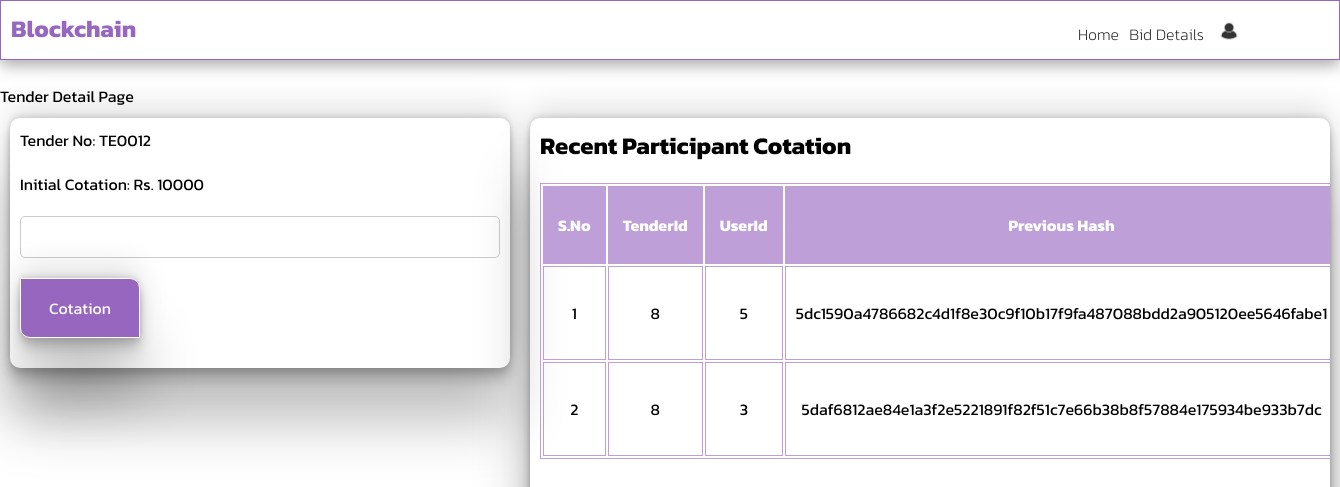
Screenshot of /viewBidDetails/8/ with the database file from the repository.
### eadmin/models.py (models this page shows)
class tender(models.Model):
    title = models.CharField(max_length=100,null=False, blank=False)
    started_at = models.DateTimeField()
    ended_at = models.DateTimeField()
    img = models.ImageField(upload_to=getFile,null=True,blank=True)
    created_at=models.DateTimeField(auto_now_add=True)
    tenderNo = models.CharField(max_length=100,null=False,blank=False)
    status=  models.BooleanField(default=True)
    initalCotation = models.CharField(max_length=100,null=False,blank=False,default=0)

class Blockchain(models.Model):
    tenderid= models.CharField(max_length=100,null=False, blank=False)
    previousHash = models.CharField(max_length=100,null=False, blank=False)
    currentHash = models.CharField(max_length=100,null=False, blank=False)
    data = models.JSONField(default=default_data)
    updated_at=models.DateTimeField(auto_now_add=True)

### eadmin/views.py (the view)
# urls.py: path("viewBidDetails/<int:tender_id>/",views.getBidDetails, name="viewBidDetails"),
def getBidDetails(request,tender_id):
    tenders=tender.objects.get(pk=tender_id)
    logger.warning(f"tender:{tenders}")
    request.tender_id = tender_id
    bl_block = isTenderCotatedByUser(tender_id)
    participant_info = getattr(request, 'participant_info', None)
    return render(request,'e-participant/tenderDetails.html',{'tenderDetails':tenders,'block_list': bl_block, 'participant_info': participant_info})

### eadmin/BlockchainMiddleWare.py (called while the page is built)
    def __call__(self, request):
        tender_id = request.GET.get('tender_id', None)  # Assuming the tenderid is passed via GET parameter
        block_list = None
        if tender_id:
            block_list = Blockchain.objects.filter(tenderid=tender_id)
            request.block_list = block_list
        else:
            request.block_list = None
        response = self.get_response(request)
        return response

### eadmin/tenderMiddleware.py (called while the page is built)
    def __call__(self, request):
        tenderList = None
        getTender = tender.objects.all()
        request.tenderList = getTender
        response = self.get_response(request)
        return response

### eadmin/views.py (called while the page is built)
def isTenderCotatedByUser(tender_id):
    blocks=Blockchain.objects.filter(tenderid=tender_id)
    cotation = []
    isactive =False
    for bb in blocks:
        obj = bb.data
        currentUserid = obj['data']['userid']
        cotation.append({'userid':currentUserid,'tenderid':bb.tenderid,'transaction':obj['data']['transaction'],'previousHash':bb.previousHash,'currentHash':bb.currentHash,'updated_at':bb.updated_at})
    print(cotation)
    return cotation

### templates/e-participant/tenderDetails.html (shortened to what this page needs)
{% extends 'e-participant/layout.html' %}
{% block content %}
    <p>Tender Detail Page</p>
    <div class="bl-container">
         <div class="card cotation-card ">
            <p>Tender No: {{ tenderDetails.tenderNo }}</p>
            <p>Initial Cotation: Rs. {{ tenderDetails.initalCotation }}</p>
            <form  method="post" action="{% url 'newCotation' %}">
                <input type="text" name="amount" class="form-control">
                <button type="submit" class="bl-btn wd-1">Cotation</button>
            </form>
        </div>
        <div class="card cotation-card wd ">
            <h2>Recent Participant Cotation </h2>
            <table>
                <thead>
                    <th>S.No</th>
                    <th>TenderId</th>
                    <th>UserId</th>
                    <th>Previous Hash</th>
                </thead>
                <tbody>
                    {% for blocks in block_list %}
                    <tr>
                        <td>{{forloop.counter}}</td>
                        <td>{{blocks.tenderid}}</td>
                        <td>{{blocks.userid}}</td>
                        <td>{{blocks.previousHash}}</td>
                    </tr>
                    {% endfor %}
                </tbody>
            </table>
        </div>
    </div>
{% endblock %}

### static/css/style.css (style rules this page uses)
* { box-sizing: border-box; padding: 0; margin: 0; list-style: none; font-family: 'Kanit', sans-serif; text-decoration: none; }
:root { --primary-color: #9766be; --light-primary-color: #be9fd8; --green-color:#0c8835; --white-color: #ffff; --black-color: #0a0a0aee; }
.card { height: 200px; margin: 10px; width: 250px; border-radius: 10px; box-shadow: rgba(0, 0, 0, 0.25) 0px 54px 55px, rgba(0, 0, 0, 0.12) 0px -12px 30px, rgba(0, 0, 0, 0.12) 0px 4px 6px, rgba(0, 0, 0, 0.17) 0px 12px 13px, rgba(0, 0, 0, 0.09) 0px -3px 5px; }
.form-control { width: 100%; padding: 10px; margin-bottom: 10px; border: 1px solid #ccc; border-radius: 5px; box-sizing: border-box; }
.bl-container { height: 100%; width: 100%; display: grid; grid-template-columns: 1fr 1fr 1fr; }
.bl-btn { display: absolute; border: 1px solid var(--white-color); color: var(--black-color); cursor: pointer; background-color: var(--primary-color); text-align: center; margin-top: 10px; border-radius: 0px 10px 0px 10px; box-shadow: rgba(0, 0, 0, 0.25) 0px 54px 55px, rgba(0, 0, 0, 0.12) 0px -12px 30px, rgba(0, 0, 0, 0.12) 0px 4px 6px, rgba(0, 0, 0, 0.17) 0px 12px 13px, rgba(0, 0, 0, 0.09) 0px -3px 5px; }
.bl-btn.wd-1 { width: 120px; height: 60px; font-size: 1em; color: var(--white-color); }
.card.cotation-card { height: 250px; width: 500px; }
.cotation-card p, form { padding: 10px; }
.card.cotation-card.wd { height: 80%; width: 800px; overflow: scroll; }
.wd h2 { padding: 10px; }
table { margin: 10px; border: 1px solid var(--light-primary-color) }
table thead { background-color: var(--light-primary-color); color: var(--white-color); }
table thead th { padding: 15px; }
tbody tr td { border: 1px solid var(--light-primary-color); padding: 10px; text-align: center; }

### rows the page displays
tender: tenderNo "TE0012", initalCotation "10000"
Blockchain: previousHash "5dc1590a4786682c4d1f8e30c9f10b17f9fa487088bdd2a905120ee5646fabe1"
Blockchain: previousHash "5daf6812ae84e1a3f2e5221891f82f51c7e66b38b8f57884e175934be933b7dc"

### other values shown
{{ blocks.tenderid }} "8" "8"
{{ blocks.userid }} "5" "3"
